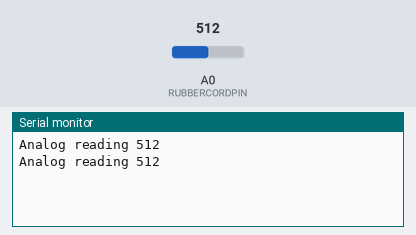
This sketch was run on a simulated Arduino Uno, built with avr-gcc and run on an emulated ATmega328P. On the bench: the last lines printed to the serial monitor. Inputs (shaded band) come from the test bench; at power-on: A0 (RUBBERCORDPIN) = 512.

Above: at 1.8 s.
1.9 s: A0 (RUBBERCORDPIN) set to 716
At 2.8 s:
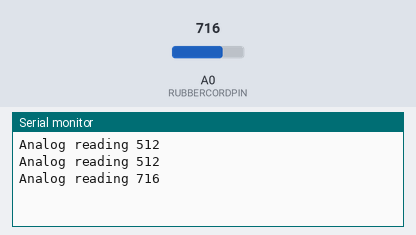
3.4 s: A0 (RUBBERCORDPIN) set to 900
At 4.8 s:
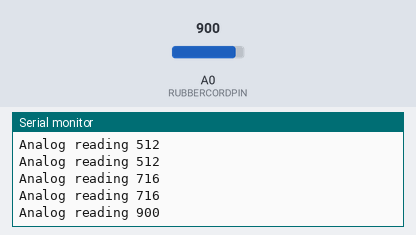
Timing chart, 0 to 6.4 s (numbered marks = the images above; inputs shaded):
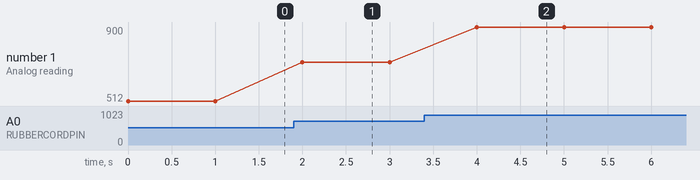

Measured:
- after the input at 1.9 s, the serial monitor: prints a new line after 0.10 s (image 1)
- after the input at 3.4 s, the serial monitor: prints a new line after 0.60 s (image 2)
- plotted number 1: 512 → 716 after the input at 1.9 s, 716 → 900 after the input at 3.4 s

The sketch:

analogpin_to_digital.ino
```cpp
   #define RESISTOR 10000 //This should be the same value of the used resistor
   #define RUBBERCORDPIN A0  //This is the pin where the cord is connected tp

   void setup(void) {
     Serial.begin(9600);
   }

   void loop(void) {
     int value;
     value = analogRead(RUBBERCORDPIN);     //Read value
     Serial.print("Analog reading ");
     Serial.println(value);                 //Print value
     delay(1000);
   }
```
